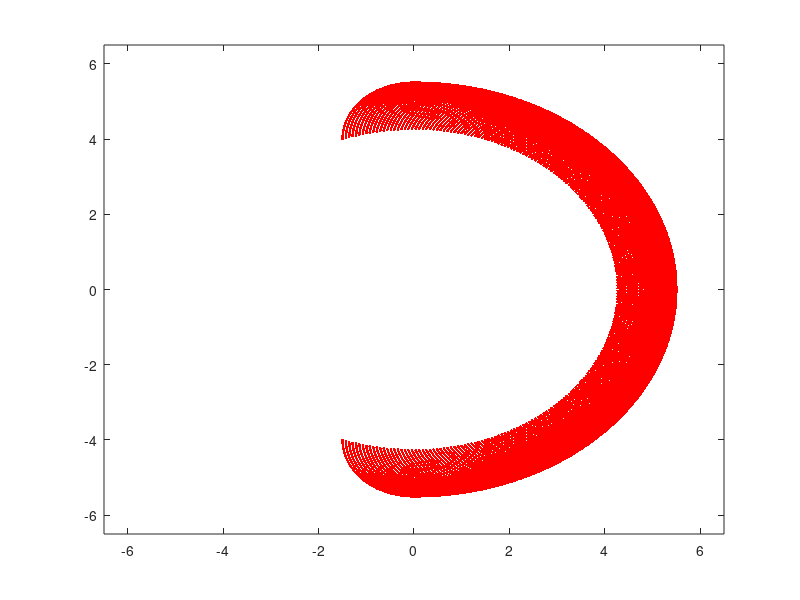

The MATLAB script that drew this image:
clear;
length1=4;   % in
length2=2;   % in
length3=0.5; %in
dTheta=5;
theta1=([-90:90])';
theta2=([-90:90])';
theta3=([-180])';
l1=length(theta1);
l2=length(theta2);
l3=length(theta3);
L=l1*l2*l3;

[T1,T2,T3]=meshgrid(theta1,theta2,theta3);
T2=T1+T2;
T3=T2+T3;
%%
T1=reshape(T1,L,1);
T2=reshape(T2,L,1);
T3=reshape(T3,L,1);
%%
X1=cosd(T1).*length1;
Y1=sind(T1).*length1;
X2=cosd(T2).*length2;
Y2=sind(T2).*length2;
X3=cosd(T3).*length3;
Y3=sind(T3).*length3;
%%
XX=[zeros(L,1) X1 X1+X2 X1+X2+X3];
YY=[zeros(L,1) Y1 Y1+Y2 Y1+Y2+Y3];
Px=XX(:,end);
Py=YY(:,end);
P=sqrt(Px.^2+Py.^2);
l=(P<=(4+2-0.5)&P>=4)|(P>=(4+0.5-2)&(P>=0.5 & P<=4));
Pxo=Px(l);
Pyo=Py(l);
Po=sqrt(Pxo.^2+Pyo.^2);
%%
% save('workspaceData.mat','Px','Py','XX','YY','P');
% figure(1);
clf;
% plot(XX',YY','r-',XX',YY','b.',Px,Py,'k*');
% figure(2);
% clf;
% hold on;
% plot(Px,Py,'.r');
plot(Px,Py,'.r');
% xlabel('X-axis end position (in)');
% ylabel('Y-axis end position (in)');
% title('Planar Manipulator Workspace');
% legend('Full Workspace','Orientation Workspace');

axis([-6.5 6.5 -6.5 6.5])